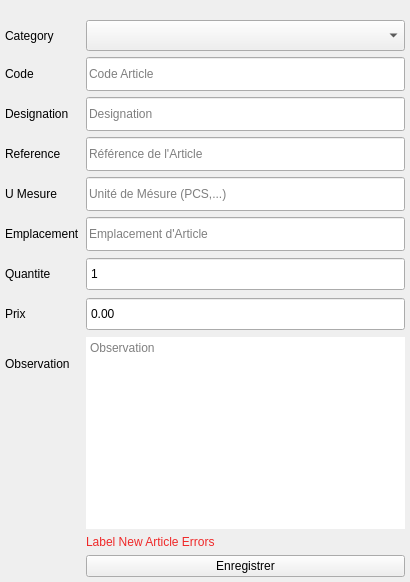
        <widget class="QWidget" name="NewArticlePage">
         <property name="minimumSize">
          <size>
           <width>0</width>
           <height>0</height>
          </size>
         </property>
         <layout class="QVBoxLayout" name="verticalLayout_2">
          <property name="leftMargin">
           <number>0</number>
          </property>
          <property name="topMargin">
           <number>15</number>
          </property>
          <property name="rightMargin">
           <number>0</number>
          </property>
          <property name="bottomMargin">
           <number>0</number>
          </property>
          <item>
           <widget class="QFrame" name="formFrame">
            <property name="frameShape">
             <enum>QFrame::NoFrame</enum>
            </property>
            <property name="frameShadow">
             <enum>QFrame::Raised</enum>
            </property>
            <layout class="QFormLayout" name="formLayout">
             <property name="leftMargin">
              <number>5</number>
             </property>
             <property name="topMargin">
              <number>5</number>
             </property>
             <property name="rightMargin">
              <number>5</number>
             </property>
             <property name="bottomMargin">
              <number>5</number>
             </property>
             <item row="0" column="0">
              <widget class="QLabel" name="label_9">
               <property name="minimumSize">
                <size>
                 <width>0</width>
                 <height>31</height>
                </size>
               </property>
               <property name="maximumSize">
                <size>
                 <width>125</width>
                 <height>16777215</height>
                </size>
               </property>
               <property name="text">
                <string>Category</string>
               </property>
              </widget>
             </item>
             <item row="0" column="1">
              <widget class="QComboBox" name="cbBoxCatNew">
               <property name="minimumSize">
                <size>
                 <width>319</width>
                 <height>31</height>
                </size>
               </property>
              </widget>
             </item>
             <item row="1" column="0">
              <widget class="QLabel" name="label">
               <property name="minimumSize">
                <size>
                 <width>0</width>
                 <height>31</height>
                </size>
               </property>
               <property name="text">
                <string>Code</string>
               </property>
              </widget>
             </item>
             <item row="1" column="1">
              <widget class="QLineEdit" name="lineEditCodeNew">
               <property name="minimumSize">
                <size>
                 <width>314</width>
                 <height>34</height>
                </size>
               </property>
               <property name="styleSheet">
                <string notr="true">selection-color: rgb(255, 0, 0);</string>
               </property>
               <property name="frame">
                <bool>true</bool>
               </property>
               <property name="placeholderText">
                <string>Code Article</string>
               </property>
              </widget>
             </item>
             <item row="2" column="0">
              <widget class="QLabel" name="label_2">
               <property name="minimumSize">
                <size>
                 <width>0</width>
                 <height>31</height>
                </size>
               </property>
               <property name="text">
                <string>Designation</string>
               </property>
              </widget>
             </item>
             <item row="2" column="1">
              <widget class="QLineEdit" name="lineEditDesigNew">
               <property name="minimumSize">
                <size>
                 <width>314</width>
                 <height>34</height>
                </size>
               </property>
               <property name="placeholderText">
                <string>Designation</string>
               </property>
              </widget>
             </item>
             <item row="3" column="0">
              <widget class="QLabel" name="label_3">
               <property name="minimumSize">
                <size>
                 <width>0</width>
                 <height>31</height>
                </size>
               </property>
               <property name="text">
                <string>Reference</string>
               </property>
              </widget>
             </item>
             <item row="3" column="1">
              <widget class="QLineEdit" name="lineEditRefNew">
               <property name="minimumSize">
                <size>
                 <width>314</width>
                 <height>34</height>
                </size>
               </property>
               <property name="placeholderText">
                <string>Référence de l'Article</string>
               </property>
              </widget>
             </item>
             <item row="4" column="0">
              <widget class="QLabel" name="label_4">
               <property name="minimumSize">
                <size>
                 <width>0</width>
                 <height>31</height>
                </size>
               </property>
               <property name="text">
                <string>U Mesure</string>
               </property>
              </widget>
             </item>
             <item row="4" column="1">
              <widget class="QLineEdit" name="lineEditUMNew">
               <property name="minimumSize">
                <size>
                 <width>314</width>
                 <height>34</height>
                </size>
               </property>
               <property name="placeholderText">
                <string>Unité de Mésure (PCS,...)</string>
               </property>
              </widget>
             </item>
             <item row="5" column="0">
              <widget class="QLabel" name="label_5">
               <property name="minimumSize">
                <size>
                 <width>0</width>
                 <height>31</height>
                </size>
               </property>
               <property name="text">
                <string>Emplacement</string>
               </property>
              </widget>
             </item>
             <item row="5" column="1">
              <widget class="QLineEdit" name="lineEditEmpNew">
               <property name="minimumSize">
                <size>
                 <width>314</width>
                 <height>34</height>
                </size>
               </property>
               <property name="placeholderText">
                <string>Emplacement d'Article</string>
               </property>
              </widget>
             </item>
             <item row="6" column="0">
              <widget class="QLabel" name="label_6">
               <property name="minimumSize">
                <size>
                 <width>0</width>
                 <height>31</height>
                </size>
               </property>
               <property name="text">
                <string>Quantite</string>
               </property>
              </widget>
             </item>
             <item row="6" column="1">
              <widget class="QSpinBox" name="spinBoxQteNew">
               <property name="minimumSize">
                <size>
                 <width>314</width>
                 <height>34</height>
                </size>
               </property>
               <property name="buttonSymbols">
                <enum>QAbstractSpinBox::NoButtons</enum>
               </property>
               <property name="minimum">
                <number>1</number>
               </property>
               <property name="maximum">
                <number>10000</number>
               </property>
              </widget>
             </item>
             <item row="7" column="0">
              <widget class="QLabel" name="label_7">
               <property name="minimumSize">
                <size>
                 <width>0</width>
                 <height>31</height>
                </size>
               </property>
               <property name="text">
                <string>Prix</string>
               </property>
              </widget>
             </item>
             <item row="7" column="1">
              <widget class="QDoubleSpinBox" name="dSBoxPrixNew">
               <property name="minimumSize">
                <size>
                 <width>314</width>
                 <height>34</height>
                </size>
               </property>
               <property name="buttonSymbols">
                <enum>QAbstractSpinBox::NoButtons</enum>
               </property>
               <property name="showGroupSeparator" stdset="0">
                <bool>false</bool>
               </property>
               <property name="decimals">
                <number>2</number>
               </property>
               <property name="maximum">
                <double>100000000000000.000000000000000</double>
               </property>
              </widget>
             </item>
             <item row="8" column="0">
              <widget class="QLabel" name="label_10">
               <property name="minimumSize">
                <size>
                 <width>0</width>
                 <height>31</height>
                </size>
               </property>
               <property name="text">
                <string>Observation</string>
               </property>
              </widget>
             </item>
             <item row="8" column="1">
              <widget class="QPlainTextEdit" name="textEditObsNew">
               <property name="frameShape">
                <enum>QFrame::NoFrame</enum>
               </property>
               <property name="placeholderText">
                <string>Observation</string>
               </property>
              </widget>
             </item>
             <item row="10" column="1">
              <widget class="QPushButton" name="btnSaveNewArticle">
               <property name="text">
                <string>Enregistrer</string>
               </property>
               <property name="icon">
                <iconset resource="../resource.qrc">
                 <normaloff>:/icons/icons/disk.png</normaloff>:/icons/icons/disk.png</iconset>
               </property>
               <property name="iconSize">
                <size>
                 <width>22</width>
                 <height>22</height>
                </size>
               </property>
              </widget>
             </item>
             <item row="9" column="1">
              <widget class="QLabel" name="labelNewError">
               <property name="minimumSize">
                <size>
                 <width>0</width>
                 <height>0</height>
                </size>
               </property>
               <property name="styleSheet">
                <string notr="true">color: rgb(239, 41, 41);</string>
               </property>
               <property name="frameShape">
                <enum>QFrame::NoFrame</enum>
               </property>
               <property name="text">
                <string>Label New Article Errors</string>
               </property>
               <property name="wordWrap">
                <bool>true</bool>
               </property>
              </widget>
             </item>
            </layout>
           </widget>
          </item>
         </layout>
        </widget>
